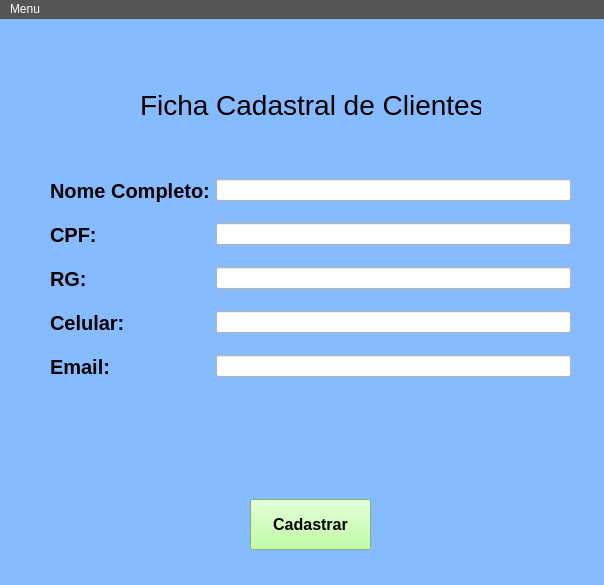
<?xml version="1.0" encoding="UTF-8"?>
<ui version="4.0">
 <class>Cadastro</class>
 <widget class="QMainWindow" name="Cadastro">
  <property name="geometry">
   <rect>
    <x>0</x>
    <y>0</y>
    <width>604</width>
    <height>585</height>
   </rect>
  </property>
  <property name="windowTitle">
   <string>Ficha de Clientes</string>
  </property>
  <property name="styleSheet">
   <string notr="true">background-color: rgb(135, 187, 255);</string>
  </property>
  <widget class="QWidget" name="centralwidget">
   <widget class="QLabel" name="lbTitulo">
    <property name="geometry">
     <rect>
      <x>140</x>
      <y>70</y>
      <width>341</width>
      <height>31</height>
     </rect>
    </property>
    <property name="font">
     <font>
      <pointsize>21</pointsize>
      <weight>50</weight>
      <italic>false</italic>
      <bold>false</bold>
     </font>
    </property>
    <property name="styleSheet">
     <string notr="true">font:&quot;Segoe UI&quot;;</string>
    </property>
    <property name="text">
     <string>Ficha Cadastral de Clientes</string>
    </property>
   </widget>
   <widget class="QWidget" name="formLayoutWidget">
    <property name="geometry">
     <rect>
      <x>50</x>
      <y>160</y>
      <width>521</width>
      <height>231</height>
     </rect>
    </property>
    <layout class="QFormLayout" name="LayoutProdutos">
     <property name="horizontalSpacing">
      <number>6</number>
     </property>
     <property name="verticalSpacing">
      <number>20</number>
     </property>
     <item row="1" column="0">
      <widget class="QLabel" name="lbNome">
       <property name="font">
        <font>
         <pointsize>15</pointsize>
         <weight>75</weight>
         <bold>true</bold>
        </font>
       </property>
       <property name="text">
        <string>Nome Completo:</string>
       </property>
      </widget>
     </item>
     <item row="1" column="1">
      <widget class="QLineEdit" name="inputNome">
       <property name="styleSheet">
        <string notr="true">background-color: rgb(255, 255, 255);</string>
       </property>
      </widget>
     </item>
     <item row="2" column="0">
      <widget class="QLabel" name="lbCPF">
       <property name="font">
        <font>
         <pointsize>15</pointsize>
         <weight>75</weight>
         <bold>true</bold>
        </font>
       </property>
       <property name="text">
        <string>CPF:</string>
       </property>
      </widget>
     </item>
     <item row="2" column="1">
      <widget class="QLineEdit" name="inputCPF">
       <property name="styleSheet">
        <string notr="true">background-color: rgb(255, 255, 255);</string>
       </property>
      </widget>
     </item>
     <item row="3" column="0">
      <widget class="QLabel" name="lbPreco">
       <property name="font">
        <font>
         <pointsize>15</pointsize>
         <weight>75</weight>
         <bold>true</bold>
        </font>
       </property>
       <property name="text">
        <string>RG:</string>
       </property>
      </widget>
     </item>
     <item row="3" column="1">
      <widget class="QLineEdit" name="inputRG">
       <property name="styleSheet">
        <string notr="true">background-color: rgb(255, 255, 255);</string>
       </property>
      </widget>
     </item>
     <item row="4" column="0">
      <widget class="QLabel" name="lbCelular">
       <property name="font">
        <font>
         <pointsize>15</pointsize>
         <weight>75</weight>
         <bold>true</bold>
        </font>
       </property>
       <property name="text">
        <string>Celular:</string>
       </property>
      </widget>
     </item>
     <item row="4" column="1">
      <widget class="QLineEdit" name="inputCelular">
       <property name="styleSheet">
        <string notr="true">background-color: rgb(255, 255, 255);</string>
       </property>
      </widget>
     </item>
     <item row="5" column="0">
      <widget class="QLabel" name="lbEmail">
       <property name="font">
        <font>
         <pointsize>15</pointsize>
         <weight>75</weight>
         <bold>true</bold>
        </font>
       </property>
       <property name="text">
        <string>Email:</string>
       </property>
      </widget>
     </item>
     <item row="5" column="1">
      <widget class="QLineEdit" name="inputEmail">
       <property name="styleSheet">
        <string notr="true">background-color: rgb(255, 255, 255);</string>
       </property>
      </widget>
     </item>
    </layout>
   </widget>
   <widget class="QPushButton" name="btnCadastrar">
    <property name="geometry">
     <rect>
      <x>250</x>
      <y>480</y>
      <width>121</width>
      <height>51</height>
     </rect>
    </property>
    <property name="font">
     <font>
      <pointsize>12</pointsize>
      <weight>75</weight>
      <bold>true</bold>
     </font>
    </property>
    <property name="styleSheet">
     <string notr="true">background-color: rgb(175, 255, 137);</string>
    </property>
    <property name="text">
     <string>Cadastrar</string>
    </property>
   </widget>
   <widget class="QLabel" name="lbResposta">
    <property name="geometry">
     <rect>
      <x>70</x>
      <y>430</y>
      <width>471</width>
      <height>31</height>
     </rect>
    </property>
    <property name="styleSheet">
     <string notr="true">color: rgb(255, 255, 255);
font: 75 12pt &quot;MS Shell Dlg 2&quot;;</string>
    </property>
    <property name="text">
     <string/>
    </property>
    <property name="alignment">
     <set>Qt::AlignCenter</set>
    </property>
   </widget>
  </widget>
  <widget class="QMenuBar" name="menuBar">
   <property name="geometry">
    <rect>
     <x>0</x>
     <y>0</y>
     <width>604</width>
     <height>22</height>
    </rect>
   </property>
   <property name="styleSheet">
    <string notr="true">background-color: rgb(85, 85, 85);
color: rgb(255, 255, 255);
font: 75 10pt &quot;MS Shell Dlg 2&quot;;
selection-color: rgb(123, 255, 138);
selection-background-color: rgb(12, 12, 12);</string>
   </property>
   <widget class="QMenu" name="menuMenu">
    <property name="title">
     <string>Menu</string>
    </property>
    <addaction name="actionTelaPrincipal"/>
   </widget>
   <addaction name="menuMenu"/>
  </widget>
  <action name="actionCadastrar">
   <property name="text">
    <string>Cadastrar</string>
   </property>
  </action>
  <action name="actionVisualizar">
   <property name="text">
    <string>Visualizar</string>
   </property>
  </action>
  <action name="actionTelaPrincipal">
   <property name="text">
    <string>Tela Inicial</string>
   </property>
  </action>
 </widget>
 <resources/>
 <connections/>
</ui>
